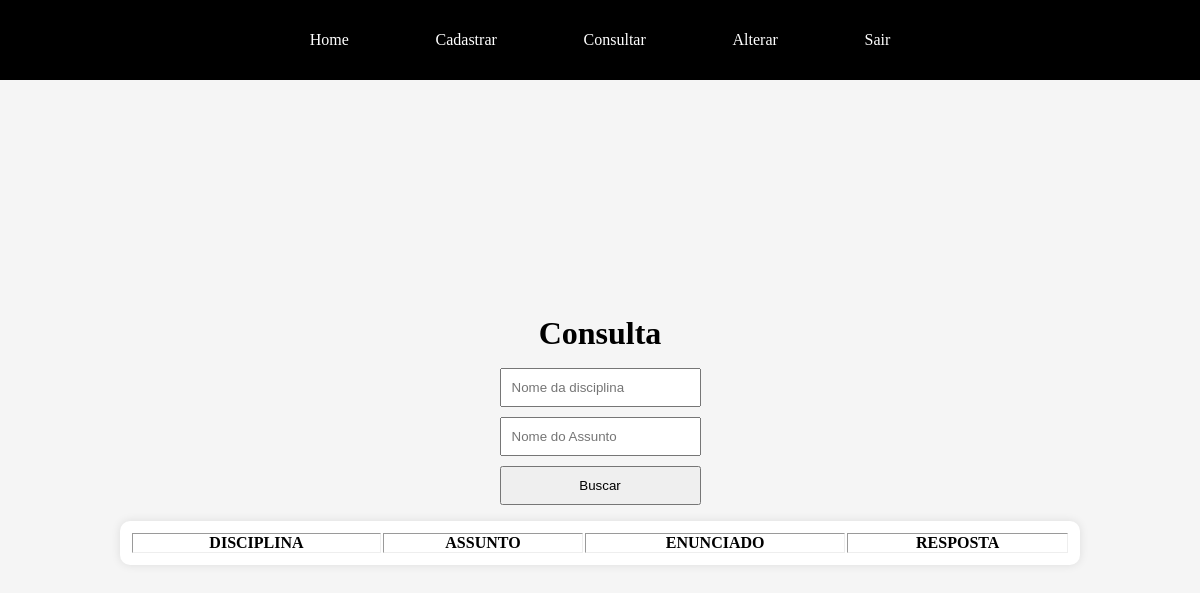
Page /site/acess/prof/consulta/questao/consultar.php on the earlier database version.
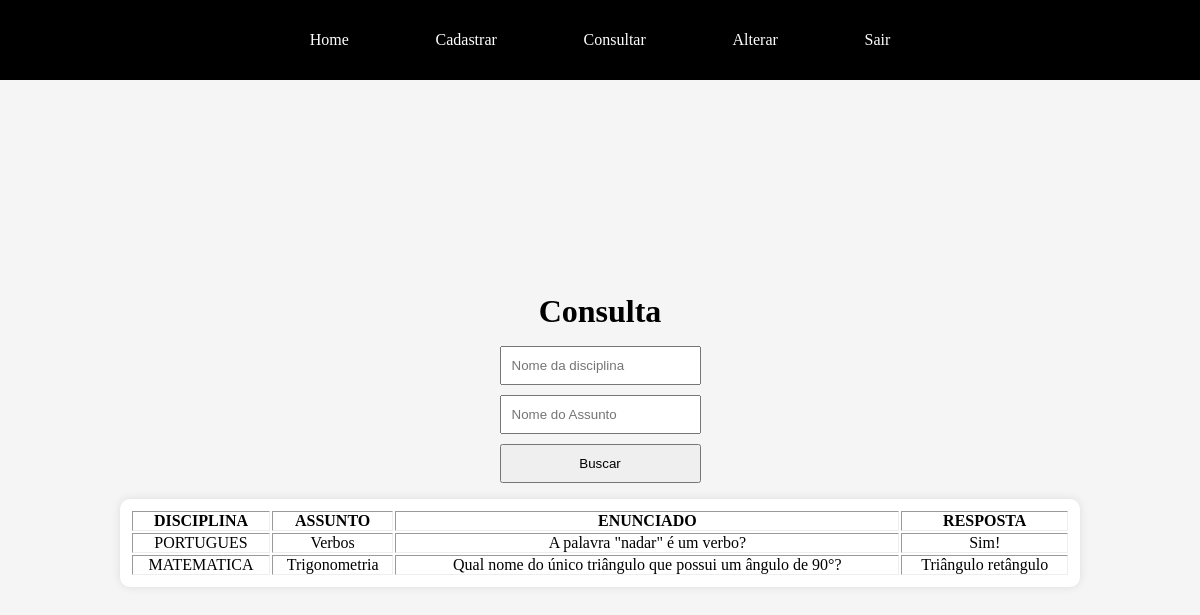
Same page on the later database version.
### tables this page shows
CREATE TABLE `questao` (
  `disciplina` varchar(60) NOT NULL,
  `assunto` varchar(60) NOT NULL,
  `enunciado` varchar(120) NOT NULL,
  `resposta` varchar(120) NOT NULL
);

### site/acess/prof/consulta/questao/consultar.php (the view, shortened to what this page needs)
<!DOCTYPE html>
<html lang="pt-BR">
<head>
  <link rel="stylesheet" href="../../../../css/acess/consulta.css">
  <?php
    require "../../../../conexao.php";
    $sql = "SELECT * FROM questao";
    $result = mysqli_query($conn, $sql);
  ?>
</head>
<body>
  <header>
    <nav class="menu">
      <a href="../../home.php" class="menu-item"><span>Home</span></a>
      <a href="../../cadastrar.php" class="menu-item"><span>Cadastrar</span></a>
      <a href="../../consultar.php" class="menu-item"><span>Consultar</span></a>
      <a href="../../alterar.php" class="menu-item"><span>Alterar</span></a>
      <a href="../../../../index.php" class="menu-item"><span>Sair</span></a>
    </nav>
  </header>
  <main>
    <h1>Consulta</h1>
    <form action="busca.php" method="post" class="busca" style="display: flex; flex-direction: column; gap: 10px;">
      <input type="text" name="nome" placeholder="Nome da disciplina" required>
      <input type="text" name="assunto" placeholder="Nome do Assunto" required>
      <button type="submit">Buscar</button>
    </form>
    <table border="1px" class='lista'>
      <thead>
        <th>DISCIPLINA</th>
        <th>ASSUNTO</th>
        <th>ENUNCIADO</th>
        <th>RESPOSTA</th>
      </thead>
      <tbody>
        <?php
          while ($row = mysqli_fetch_assoc($result)) {
            echo "<tr>
              <td>{$row['disciplina']}</td>
              <td>{$row['assunto']}</td>
              <td>{$row['enunciado']}</td>
              <td>{$row['resposta']}</td>
            </tr>";
          }
        ?>
      </tbody>
    </table>
  </main>
</body>
</html>

Differences in the rows shown:
added questao: disciplina "PORTUGUES", assunto "Verbos", enunciado "A palavra \"nadar\" é um verbo?", resposta "Sim!"
added questao: disciplina "MATEMATICA", assunto "Trigonometria", enunciado "Qual nome do único triângulo que possui um ângulo de 90°?", resposta "Triângulo retângulo"
